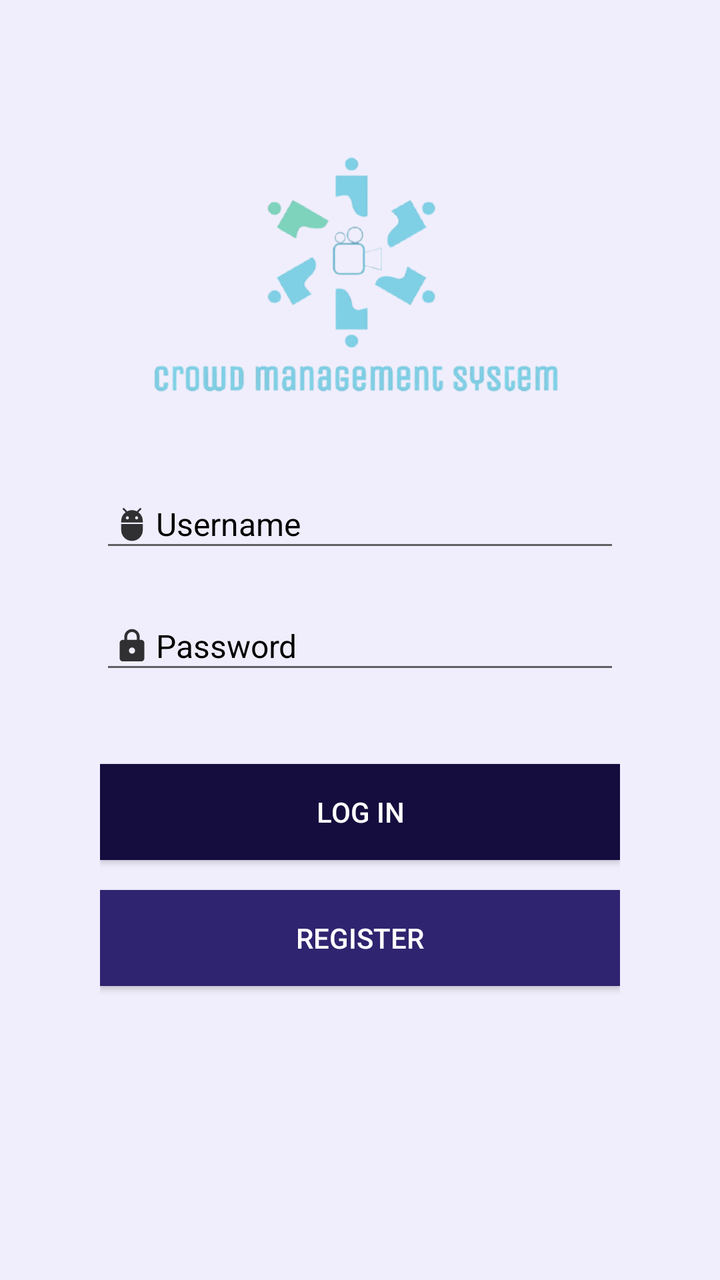
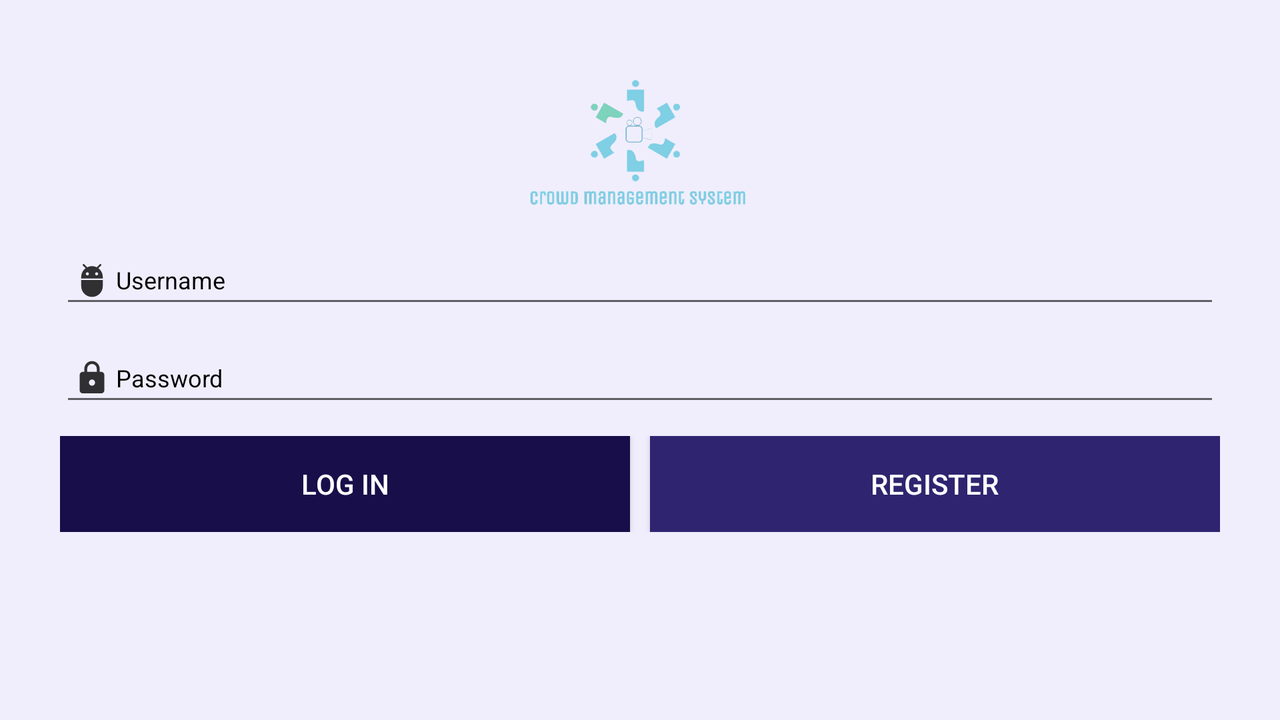

Compare how this app lays out the same screen by default and in its alternative resource folder. The renders come first, then the two layout files and the values they reference.
<!-- AndroidManifest.xml: application theme AppTheme.NoActionBar -->
<!-- res/layout/activity_main.xml -->
<?xml version="1.0" encoding="utf-8"?>

<RelativeLayout xmlns:android="http://schemas.android.com/apk/res/android"
    xmlns:app="http://schemas.android.com/apk/res-auto"
    xmlns:tools="http://schemas.android.com/tools"
    android:layout_width="match_parent"
    android:layout_height="match_parent"
    tools:context=".MainActivity"
    android:padding="50sp"
    android:id="@+id/bg"
    android:background="@color/bg"
    >
    <RelativeLayout
        android:layout_width="match_parent"
        android:layout_height="match_parent">

        <ImageView
            android:id="@+id/imgLogo"
            android:layout_width="wrap_content"
            android:layout_height="150dp"
            android:src="@mipmap/nobg_logo"
            android:layout_centerHorizontal="true"
            android:layout_marginTop="10sp"/>

        <EditText
            android:layout_width="match_parent"
            android:layout_height="wrap_content"
            android:hint="Username"
            android:id="@+id/editUN"
            android:drawableLeft="@drawable/ic_action_user"
            android:layout_below="@id/imgLogo"
            android:layout_marginTop="30sp"
            android:textSize="16sp"
            android:textColor="@color/textColor"
            android:textColorHint="@color/textColor"/>

        <EditText
            android:layout_width="match_parent"
            android:layout_height="wrap_content"
            android:hint="Password"
            android:drawableLeft="@drawable/ic_action_password"
            android:inputType="textPassword"
            android:layout_below="@+id/editUN"
            android:id="@+id/editPassword"
            android:layout_marginTop="20sp"
            android:textSize="16sp"
            android:textColor="@color/textColor"
            android:textColorHint="@color/textColor"/>

 

        <Button
            android:id="@+id/btnLogIn"
            android:layout_width="match_parent"
            android:layout_height="wrap_content"
            android:layout_below="@+id/editPassword"
            android:layout_marginTop="40sp"
            android:background="#140D3E"
            android:onClick="onLogInButtonClicked"
            android:text="Log In"
            android:textColor="#FFFFFF" />

        <Button
            android:layout_width="match_parent"
            android:layout_height="wrap_content"
            android:text="Register"
            android:id="@+id/btnRegister"
            android:layout_below="@+id/btnLogIn"
            android:layout_centerInParent="true"
            android:layout_marginTop="15sp"
            android:background="@color/colorPrimary"
            android:textColor="#FFFFFF"
            android:onClick="onRegisterButtonClicked"/>


    </RelativeLayout>

</RelativeLayout>
<!-- resources referenced by this layout -->
<resources>
  <color name="bg">#F0EEFC</color>
  <color name="colorPrimary">#2F246F</color>
  <color name="textColor">#000000</color>
  <!-- drawable ic_action_password (drawable-anydpi) -->
  <vector xmlns:android="http://schemas.android.com/apk/res/android"
      android:width="24dp"
      android:height="24dp"
      android:viewportWidth="24"
      android:viewportHeight="24"
      android:tint="#000000"
      android:alpha="0.8">
    <group android:scaleX="0.7692308"
        android:scaleY="0.7692308"
        android:translateX="2.7692308"
        android:translateY="2.7692308">
      <path
          android:fillColor="@android:color/white"
          android:pathData="M18,8h-1L17,6c0,-2.76 -2.24,-5 -5,-5S7,3.24 7,6v2L6,8c-1.1,0 -2,0.9 -2,2v10c0,1.1 0.9,2 2,2h12c1.1,0 2,-0.9 2,-2L20,10c0,-1.1 -0.9,-2 -2,-2zM12,17c-1.1,0 -2,-0.9 -2,-2s0.9,-2 2,-2 2,0.9 2,2 -0.9,2 -2,2zM15.1,8L8.9,8L8.9,6c0,-1.71 1.39,-3.1 3.1,-3.1 1.71,0 3.1,1.39 3.1,3.1v2z"/>
    </group>
  </vector>
  <!-- drawable ic_action_user (drawable-anydpi) -->
  <vector xmlns:android="http://schemas.android.com/apk/res/android"
      android:width="24dp"
      android:height="24dp"
      android:viewportWidth="24"
      android:viewportHeight="24"
      android:tint="#000000"
      android:alpha="0.8">
    <group android:scaleX="0.7692308"
        android:scaleY="0.7692308"
        android:translateX="2.7692308"
        android:translateY="2.7692308">
      <path
          android:fillColor="@android:color/white"
          android:pathData="M5,16c0,3.87 3.13,7 7,7s7,-3.13 7,-7v-4L5,12v4zM16.12,4.37l2.1,-2.1 -0.82,-0.83 -2.3,2.31C14.16,3.28 13.12,3 12,3s-2.16,0.28 -3.09,0.75L6.6,1.44l-0.82,0.83 2.1,2.1C6.14,5.64 5,7.68 5,10v1h14v-1c0,-2.32 -1.14,-4.36 -2.88,-5.63zM9,9c-0.55,0 -1,-0.45 -1,-1s0.45,-1 1,-1 1,0.45 1,1 -0.45,1 -1,1zM15,9c-0.55,0 -1,-0.45 -1,-1s0.45,-1 1,-1 1,0.45 1,1 -0.45,1 -1,1z"/>
    </group>
  </vector>
  <!-- mipmap nobg_logo: png bitmap (mipmap-xhdpi, 58747 bytes) -->
  <style name="AppTheme.NoActionBar" parent="Theme.AppCompat.Light.DarkActionBar">
          
          <item name="windowActionBar">false</item>
          <item name="windowNoTitle">true</item>
          <item name="android:windowFullscreen">false</item>
          <item name="colorPrimary">@color/colorPrimary</item>
          <item name="colorPrimaryDark">@color/colorPrimaryDark</item>
          <item name="colorAccent">@color/colorAccent</item>
          <item name="android:spinnerDropDownItemStyle">@style/mySpinnerItemStyle</item>
      </style>
  <color name="colorPrimaryDark">#180E49</color>
  <color name="colorAccent">#03DAC5</color>
  <style name="mySpinnerItemStyle" parent="@android:style/Widget.Holo.DropDownItem.Spinner">
          <item name="android:textColor">@color/textColor</item>
      </style>
</resources>
<!-- res/layout-land/activity_main.xml (the repository's variant of the layout above) -->
<!-- drawn on the phone turned sideways -->
<?xml version="1.0" encoding="utf-8"?>
<RelativeLayout xmlns:android="http://schemas.android.com/apk/res/android"
    xmlns:app="http://schemas.android.com/apk/res-auto"
    xmlns:tools="http://schemas.android.com/tools"
    android:layout_width="match_parent"
    android:layout_height="match_parent"
    tools:context=".MainActivity"
    android:padding="30sp"
    android:id="@+id/bg"
    android:background="#F0EEFC"
    >
    <RelativeLayout
        android:layout_width="match_parent"
        android:layout_height="match_parent">

        <ImageView
            android:id="@+id/imgLogo"
            android:layout_width="wrap_content"
            android:layout_height="80sp"
            android:src="@mipmap/nobg_logo"
            android:layout_centerHorizontal="true" />

        <EditText
            android:layout_width="match_parent"
            android:layout_height="wrap_content"
            android:hint="Username"
            android:id="@+id/editUN"
            android:drawableLeft="@drawable/ic_action_user"
            android:layout_below="@id/imgLogo"
            android:layout_marginTop="8sp"
            android:textSize="12sp"
            android:textColor="#000000"
            android:textColorHint="#000000"/>

        <EditText
            android:layout_width="match_parent"
            android:layout_height="wrap_content"
            android:hint="Password"
            android:drawableLeft="@drawable/ic_action_password"
            android:inputType="textPassword"
            android:layout_below="@+id/editUN"
            android:id="@+id/editPassword"
            android:layout_marginTop="8sp"
            android:textSize="12sp"
            android:textColor="#000000"
            android:textColorHint="#000000"/>

 
        <LinearLayout
            android:layout_width="match_parent"
            android:layout_height="wrap_content"
            android:layout_below="@id/editPassword"
            android:orientation="horizontal"
            android:layout_marginTop="10sp"
            >
            <Button
                android:id="@+id/btnLogIn"
                android:layout_width="0dp"
                android:layout_height="wrap_content"
                android:background="@color/colorPrimaryDark"
                android:onClick="onLogInButtonClicked"
                android:text="Log In"
                android:layout_weight="1"
                android:textColor="#FFFFFF" />

            <Button
                android:layout_width="0dp"
                android:layout_height="wrap_content"
                android:text="Register"
                android:layout_marginLeft="10sp"
                android:background="@color/colorPrimary"
                android:textColor="#FFFFFF"
                android:layout_weight="1"
                android:onClick="onRegisterButtonClicked"/>

        </LinearLayout>

    </RelativeLayout>

</RelativeLayout>
<!-- resources referenced by the variant -->
<!-- as the phone turned sideways resolves them -->
<resources>
  <color name="colorPrimary">#2F246F</color>
  <color name="colorPrimaryDark">#180E49</color>
  <!-- drawable ic_action_password (drawable-anydpi) -->
  <vector xmlns:android="http://schemas.android.com/apk/res/android"
      android:width="24dp"
      android:height="24dp"
      android:viewportWidth="24"
      android:viewportHeight="24"
      android:tint="#000000"
      android:alpha="0.8">
    <group android:scaleX="0.7692308"
        android:scaleY="0.7692308"
        android:translateX="2.7692308"
        android:translateY="2.7692308">
      <path
          android:fillColor="@android:color/white"
          android:pathData="M18,8h-1L17,6c0,-2.76 -2.24,-5 -5,-5S7,3.24 7,6v2L6,8c-1.1,0 -2,0.9 -2,2v10c0,1.1 0.9,2 2,2h12c1.1,0 2,-0.9 2,-2L20,10c0,-1.1 -0.9,-2 -2,-2zM12,17c-1.1,0 -2,-0.9 -2,-2s0.9,-2 2,-2 2,0.9 2,2 -0.9,2 -2,2zM15.1,8L8.9,8L8.9,6c0,-1.71 1.39,-3.1 3.1,-3.1 1.71,0 3.1,1.39 3.1,3.1v2z"/>
    </group>
  </vector>
  <!-- drawable ic_action_user (drawable-anydpi) -->
  <vector xmlns:android="http://schemas.android.com/apk/res/android"
      android:width="24dp"
      android:height="24dp"
      android:viewportWidth="24"
      android:viewportHeight="24"
      android:tint="#000000"
      android:alpha="0.8">
    <group android:scaleX="0.7692308"
        android:scaleY="0.7692308"
        android:translateX="2.7692308"
        android:translateY="2.7692308">
      <path
          android:fillColor="@android:color/white"
          android:pathData="M5,16c0,3.87 3.13,7 7,7s7,-3.13 7,-7v-4L5,12v4zM16.12,4.37l2.1,-2.1 -0.82,-0.83 -2.3,2.31C14.16,3.28 13.12,3 12,3s-2.16,0.28 -3.09,0.75L6.6,1.44l-0.82,0.83 2.1,2.1C6.14,5.64 5,7.68 5,10v1h14v-1c0,-2.32 -1.14,-4.36 -2.88,-5.63zM9,9c-0.55,0 -1,-0.45 -1,-1s0.45,-1 1,-1 1,0.45 1,1 -0.45,1 -1,1zM15,9c-0.55,0 -1,-0.45 -1,-1s0.45,-1 1,-1 1,0.45 1,1 -0.45,1 -1,1z"/>
    </group>
  </vector>
  <!-- mipmap nobg_logo: png bitmap (mipmap-xhdpi, 58747 bytes) -->
  <style name="AppTheme.NoActionBar" parent="Theme.AppCompat.Light.DarkActionBar">
          
          <item name="windowActionBar">false</item>
          <item name="windowNoTitle">true</item>
          <item name="android:windowFullscreen">false</item>
          <item name="colorPrimary">@color/colorPrimary</item>
          <item name="colorPrimaryDark">@color/colorPrimaryDark</item>
          <item name="colorAccent">@color/colorAccent</item>
          <item name="android:spinnerDropDownItemStyle">@style/mySpinnerItemStyle</item>
      </style>
  <color name="colorAccent">#03DAC5</color>
  <style name="mySpinnerItemStyle" parent="@android:style/Widget.Holo.DropDownItem.Spinner">
          <item name="android:textColor">@color/textColor</item>
      </style>
  <color name="textColor">#000000</color>
</resources>
